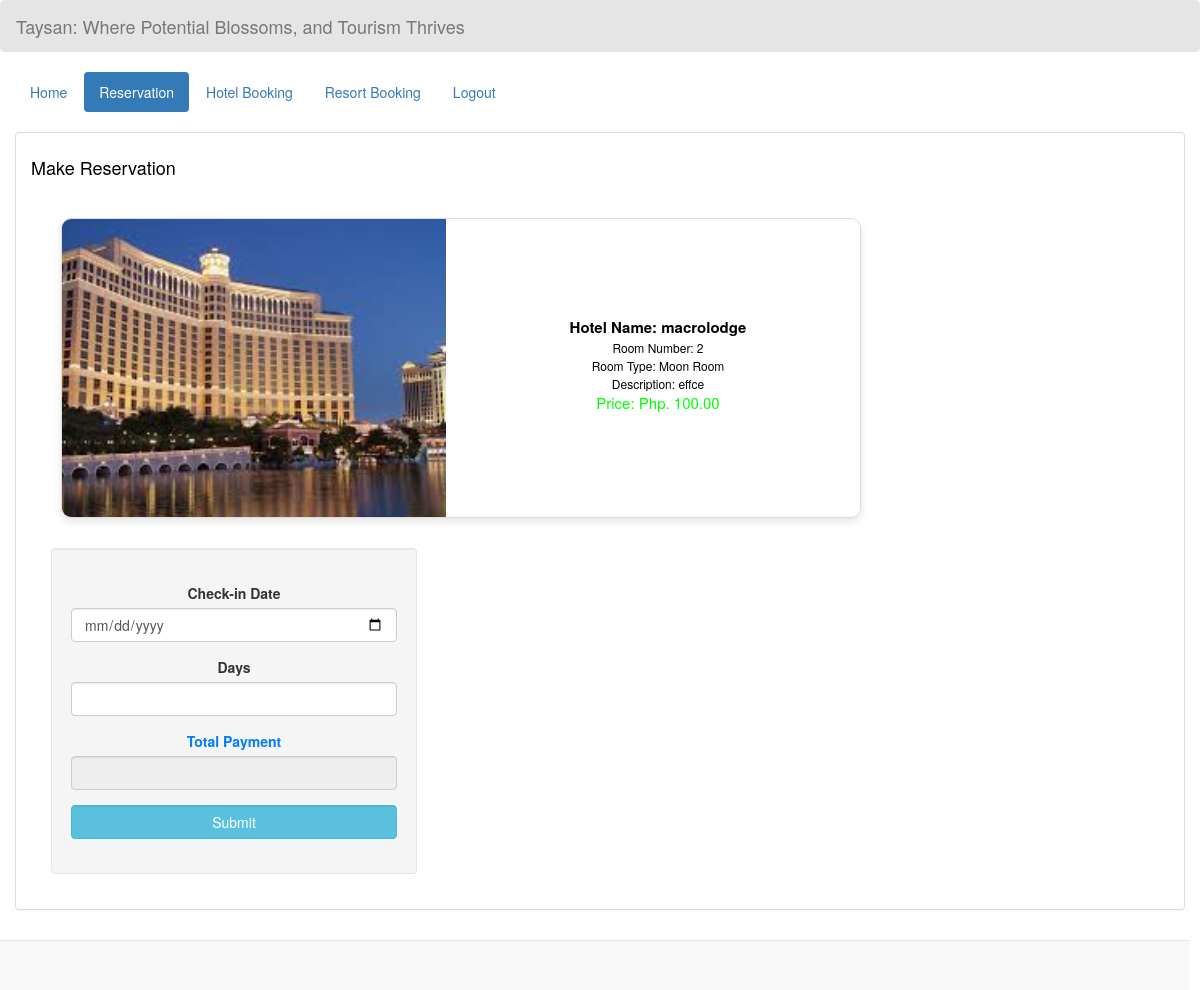
/add_reserve.php?room_id=33&id=35, run on the app's committed database.
### tables this page shows
CREATE TABLE `room` (
  `room_id` int(11) NOT NULL,
  `hotel_name` varchar(200) NOT NULL,
  `room_type` varchar(50) NOT NULL,
  `room_number` varchar(100) NOT NULL,
  `price` varchar(11) NOT NULL,
  `descr` varchar(200) NOT NULL,
  `location` varchar(200) NOT NULL,
  `transportation` varchar(200) NOT NULL,
  `photo` varchar(100) NOT NULL
);

### add_reserve.php (the view, shortened to what this page needs)
<!DOCTYPE html>
<html lang = "en">
	<head>
		<link rel = "stylesheet" type = "text/css" href = "css/bootstrap.css " />
		<link rel = "stylesheet" type = "text/css" href = "css/style.css" />
	</head>
<body>
	<nav style = "background-color:rgba(0, 0, 0, 0.1);" class = "navbar navbar-default">
		<div  class = "container-fluid">
			<div class = "navbar-header">
			<a class = "navbar-brand" >Taysan: Where Potential Blossoms, and Tourism Thrives</a>
			</div>
		</div>
	</nav>
	<div class = "container-fluid">
		<ul class = "nav nav-pills">
        <?php
            $id = isset($_GET['id']) ? $_GET['id'] : null;
            ?>
            <li><a href="home_user.php?id=<?php echo $id; ?>">Home</a></li>
			<li class = "active"><a href="reservation.php?id=<?php echo $id; ?>">Reservation</a></li>
            <li><a href="records.php?id=<?php echo $id; ?>">Hotel Booking</a></li>
            <li><a href="records_resort.php?id=<?php echo $id; ?>">Resort Booking</a></li>
			<li><a href = "login_user.php">Logout</a></li>
		</ul>
	</div>
	<br />
	<div class = "container-fluid">
		<div class = "panel panel-default">
			<div class = "panel-body">
		  <section class = "services sec-width" id = "services">
		  <div class="title">
			<h4 style="color: black;">Make Reservation</h4>
		</div>
            <div style="padding: 20px; text-align: center;">
                    <?php
					require_once 'connection/connect.php';
					$query = $conn->query("SELECT * FROM `room` WHERE `room_id` = '$_REQUEST[room_id]'") or die(mysql_error());
					$fetch = $query->fetch_array();
				?>
				<div style="height: 300px; width: 800px; display: flex; align-items: center; justify-content: space-between; border: 1px solid #ddd; border-radius: 10px; overflow: hidden; box-shadow: 0 4px 8px rgba(0, 0, 0, 0.1); background-color: #fff; margin: 10px; transition: all 0.3s ease;"
					onmouseover="this.style.boxShadow='0 8px 16px rgba(0, 0, 0, 0.2)'; this.style.transform='scale(1.05)';"
					onmouseout="this.style.boxShadow='0 4px 8px rgba(0, 0, 0, 0.1)'; this.style.transform='scale(1)';">
					<div style="flex: 1; max-width: 400px;">
						<img src="photo/<?php echo $fetch['photo']; ?>" alt="Room Image" style="height: 300px; width: 100%; object-fit: cover; transition: all 0.3s ease;"
							onmouseover="this.style.transform='scale(1.1)';"
							onmouseout="this.style.transform='scale(1)';">
					</div>
					<div style="flex: 1; margin-left: 10px; padding: 10px;">
						<h4 style="margin: 0; font-size: 1.5rem; font-weight: bold; color: black;">Hotel Name: <?php echo $fetch['hotel_name']; ?></h4>
						<h5 style="margin: 5px 0; font-size: 1.2rem; color: black;">Room Number: <?php echo $fetch['room_number']; ?></h5>
						<h5 style="margin: 5px 0; font-size: 1.2rem; color: black;">Room Type: <?php echo $fetch['room_type']; ?></h5>
						<h5 style="margin: 5px 0; font-size: 1.2rem; color: black;">Description: <?php echo $fetch['descr']; ?></h5>
						<h5 style="color: #00ff00; margin: 5px 0; font-size: 1.5rem;">Price: Php. <?php echo $fetch['price'] . ".00"; ?></h5>
					</div>
				</div>
				<br style = "clear:both;" />
				<div class = "well col-md-4" >
					<form method = "POST" enctype = "multipart/form-data">
							<div class="form-group">
								<label for="checkInDate">Check-in Date</label>
								<input type="date" class="form-control" id="checkInDate" name="date" required />
							</div>
							<div class="form-group">
								<label for="days">Days</label>
								<input type="number" min="0" max="99" id="days" name="days" class="form-control" required oninput="calculateTotal()" />
							</div>
							<div class="form-group">
								<label for="totalPayment" style="color: #007bff;">Total Payment</label>
								<input type="text" class="form-control" id="totalPayment" name="bill" readonly required style="color: #007bff;" />
							</div>
						<div class = "form-group">
							<button class = "btn btn-info form-control" name = "add_guest"> Submit</button>
						</div>
					</form>
				</div>
				<div class = "col-md-4"></div>
			</div>
		</div>
	</div>
	<br />
	<br />
            </div>
	<br />
	<div style = "text-align:right; margin-right:10px;" class = "navbar navbar-default navbar-fixed-bottom">
	</div>
    </body>
</html>

### data on the page
room: photo (picture), hotel_name "macrolodge", room_number "2", room_type "Moon Room", descr "effce", price "100"
